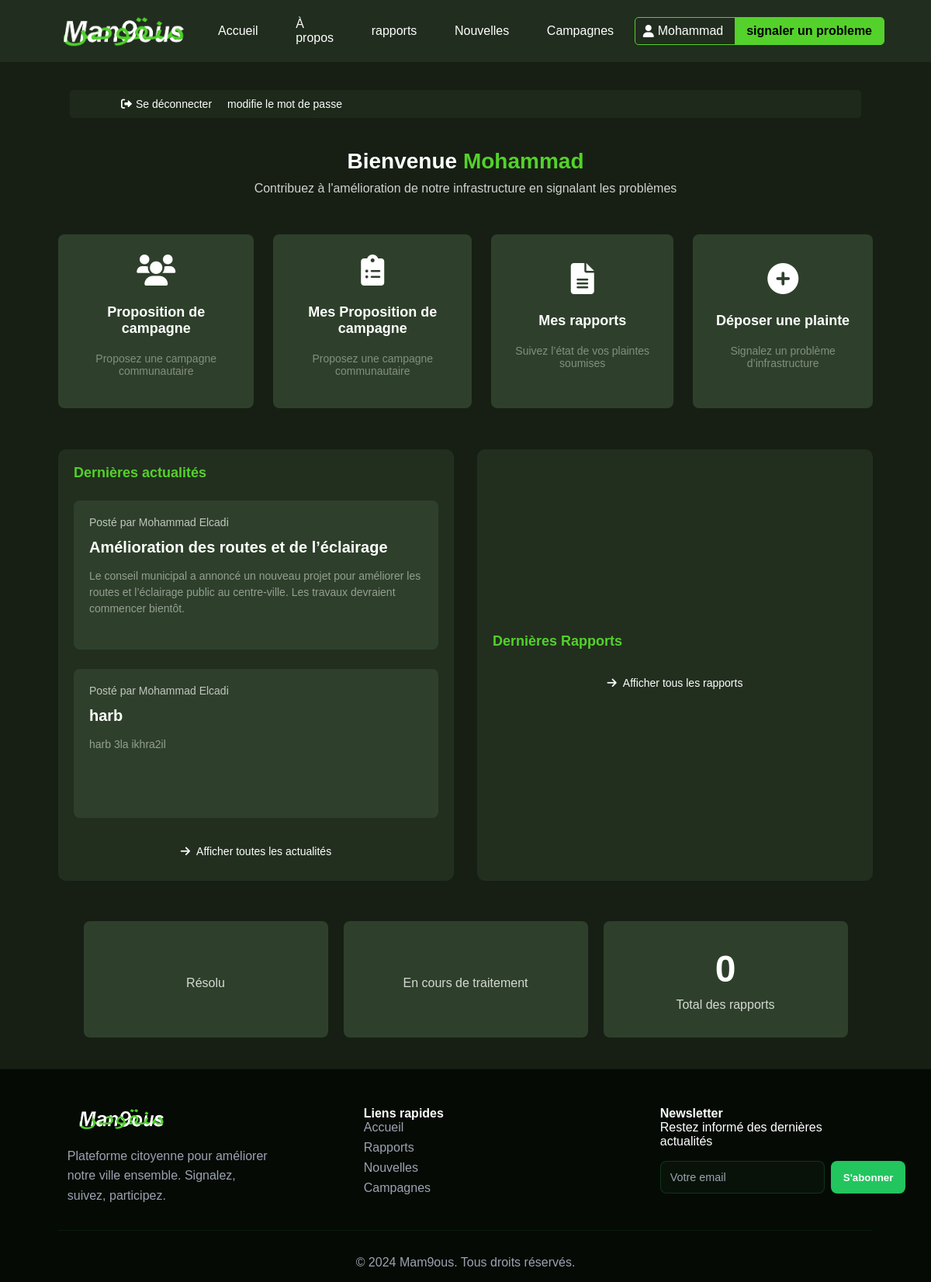
/user/profile.php (signed in), run on the app's committed database.
### tables this page shows
CREATE TABLE `news` (
  `news_id` int(11) NOT NULL,
  `news_title_` varchar(255) NOT NULL,
  `news_img` varchar(255) NOT NULL,
  `news_description` varchar(255) NOT NULL,
  `admin_id` int(11) NOT NULL,
  `municipality_id` int(11) NOT NULL
);

### user/scriptPhP/script_profile.php (called while the page is built, shortened)
<?php
include("../confige/DbConnect.php");
$name = $_SESSION['name'] ?? 'Guest';
$user_id = $_SESSION['user_id'];
$sql = "SELECT
          SUM(CASE WHEN problem_status = 'résolu' THEN 1 ELSE 0 END) AS resolved_count,
          SUM(CASE WHEN problem_status = 'en cours' THEN 1 ELSE 0 END) AS in_progress_count,
          COUNT(*) AS total_count
        FROM problem
        WHERE user_id = ?";
$stmt = $pdo->prepare($sql);
$stmt->execute([$user_id]);
$stats = $stmt->fetch(PDO::FETCH_ASSOC);
$sql = "SELECT n.news_title_, n.news_description, a.first_name, a.last_name
        FROM news n
        JOIN admin a ON n.admin_id = a.admin_id
        ORDER BY n.news_id DESC
        LIMIT 2";
$stmt = $pdo->prepare($sql);
$stmt->execute();
$latestNews = $stmt->fetchAll(PDO::FETCH_ASSOC);
?>

### user/profile.php (the view, shortened to what this page needs)
<?php
include("scriptPhP/script_profile.php");
?>
<!DOCTYPE html>
<html lang="fr">
<head>
  <link rel="stylesheet" href="style/profile.css" />
  <link
    rel="stylesheet"
    href="https://cdnjs.cloudflare.com/ajax/libs/font-awesome/6.0.0-beta3/css/all.min.css" />
</head>
<body>
  <?php
  include("../includs/header.php");
  ?>
  <div class="user-controls">
    <div class="container">
      <div class="logout">
        <a href="desconnecter.php"><i class="fas fa-sign-out-alt"></i> Se déconnecter</a>
        <a href="modiferLeMoteDePass.php">modifie le mot de passe</a>
      </div>
    </div>
  </div>
  <main>
    <div class="container">
      <div class="welcome-section">
        <h1>Bienvenue <span class="highlight">
            <?php echo htmlspecialchars($name); ?>
          </span></h1>
        <p>
          Contribuez à l'amélioration de notre infrastructure en signalant les
          problèmes
        </p>
      </div>
      <div class="features-grid">
        <a href="proposeActivite.php">
          <div class="feature-card">
            <div class="feature-icon">
              <i class="fas fa-users"></i>
            </div>
            <h2>Proposition de campagne</h2>
            <p>Proposez une campagne communautaire</p>
          </div>
        </a>
        <a href="mesPropositionDactivite.php">
          <div class="feature-card">
            <div class="feature-icon">
              <i class="fas fa-clipboard-list"></i>
            </div>
            <h2>Mes Proposition de campagne</h2>
            <p>Proposez une campagne communautaire</p>
          </div>
        </a>
        <a href="maiRaport.php">
          <div class="feature-card">
            <div class="feature-icon">
              <i class="fas fa-file-alt"></i>
            </div>
            <h2>Mes rapports</h2>
            <p>Suivez l’état de vos plaintes soumises</p>
          </div>
        </a>
        <a href="signalerProblem.php">
          <div class="feature-card">
            <div class="feature-icon">
              <i class="fas fa-plus-circle"></i>
            </div>
            <h2>Déposer une plainte</h2>
            <p>Signalez un problème d’infrastructure</p>
          </div>
        </a>
      </div>
      <div class="content-grid">
        <div class="content-column">
          <h2 class="column-title">Dernières actualités</h2>
          <?php foreach ($latestNews as $news): ?>
            <div class="content-card">
              <div class="card-meta">
                Posté par <?= htmlspecialchars($news['first_name'] . ' ' . $news['last_name']) ?>
              </div>
              <h3 class="card-title"><?= htmlspecialchars($news['news_title_']) ?></h3>
              <p class="card-description">
                <?= nl2br(htmlspecialchars($news['news_description'])) ?>
              </p>
            </div>
          <?php endforeach; ?>
          <a href="toutNouvell.php" class="view-all-link">
            <i class="fas fa-arrow-right"></i> Afficher toutes les actualités
          </a>
        </div>
        <div class="content-column">
          <h2 class="column-title">Dernières Rapports</h2>
          <a href="toutRaport.php" class="view-all-link">
            <i class="fas fa-arrow-right"></i> Afficher tous les rapports
          </a>
        </div>
      </div>
      <div class="stats-container">
        <div class="stat-card">
          <div class="stat-label">Résolu</div>
        </div>
        <div class="stat-card">
          <div class="stat-label">En cours de traitement</div>
        </div>
        <div class="stat-card">
          <div class="stat-number"><?= htmlspecialchars($stats['total_count']) ?></div>
          <div class="stat-label">Total des rapports</div>
        </div>
      </div>
    </div>
  </main>
  <?php
  include("../includs/footer.php");
  ?>
</body>
</html>

### user/style/profile.css (style rules this page uses)
:root { --primary-green: #54d12b; --dark-green: #171f14; --medium-green: #2e402b; --white: #ffffff; --light-gray: #f5f5f5; }
* { margin: 0; padding: 0; box-sizing: border-box; font-family: "Arial", sans-serif; text-decoration: none; text-transform: capitalize; }
body { background-color: var(--dark-green); color: var(--white); }
.container { width: 90%; max-width: 1200px; margin: 0 auto; padding: 0 15px; }
.user-controls { padding: 10px 0; margin: auto; width: 85%; border-radius: 5px; background-color: rgba(46, 64, 43, 0.3); margin-top: 3%; }
.logout { display: flex; gap: 20px; }
.logout a { color: var(--white); text-decoration: none; font-size: 14px; display: flex; align-items: center; gap: 5px; }
main { padding: 40px 0; }
.welcome-section { text-align: center; margin-bottom: 50px; }
.welcome-section h1 { font-size: 28px; margin-bottom: 10px; }
.highlight { color: var(--primary-green); }
.welcome-section p { font-size: 16px; color: rgba(255, 255, 255, 0.8); max-width: 600px; margin: 0 auto; }
.features-grid { display: flex; justify-content: center; gap: 25px; width: 100%; }
.feature-card { background-color: var(--medium-green); border-radius: 8px; padding: 25px 20px; text-align: center; transition: transform 0.3s; height: 100%; display: flex; flex-direction: column; justify-content: center; align-items: center; color: #ffffff; }
.feature-icon { font-size: 40px; color: var(--white); margin-bottom: 20px; }
.feature-card h2 { font-size: 18px; margin-bottom: 10px; color: #ffffff; }
.feature-card p { font-size: 14px; color: #ffffff69; margin-bottom: 15px; margin-top: 10px; }
.content-grid { display: flex; justify-content: space-between; margin-top: 5%; gap: 30px; }
.content-column { width: 50%; display: flex; flex-direction: column; gap: 5px; justify-content: center; background-color: rgba(46, 64, 43, 0.5); border-radius: 10px; padding: 20px; }
.column-title { color: var(--primary-green); font-size: 18px; margin-bottom: 20px; font-weight: 600; }
.content-card { min-width: 80% 530px; min-height: 24vh; display: flex; flex-direction: column; gap: 5px; background-color: var(--medium-green); border-radius: 8px; padding: 20px; margin-bottom: 20px; }
.card-meta { font-size: 14px; color: rgba(255, 255, 255, 0.7); margin-bottom: 8px; }
.card-title { font-size: 20px; margin-bottom: 10px; color: var(--white); font-weight: 600; }
.card-description { font-size: 14px; line-height: 1.5; color: rgba(255, 255, 255, 0.495); }
.view-all-link { display: flex; align-items: center; justify-content: center; color: var(--white); text-decoration: none; font-size: 14px; gap: 8px; padding: 10px; transition: color 0.3s; }
.stats-container { display: flex; justify-content: center; gap: 20px; margin-top: 5%; }
.stat-card { background-color: var(--medium-green); border-radius: 8px; padding: 30px 20px; text-align: center; display: flex; flex-direction: column; align-items: center; justify-content: center; min-height: 150px; width: 30%; }
.stat-number { font-size: 48px; font-weight: bold; margin-bottom: 10px; }
.stat-label { font-size: 16px; color: rgba(255, 255, 255, 0.8); }

### includs/style/header.css (style rules this page uses)
* { margin: 0; padding: 0; box-sizing: border-box; text-decoration: none; text-transform: none; }

### data on the page
news: admin.last_name "Mohammad Elcadi", news_title_ "Amélioration des routes et de l’éclairage", news_description "Le conseil municipal a annoncé un nouveau projet pour améliorer les routes et l’éclairage public au centre-ville. Les travaux devraient commencer bientôt."
news: admin.last_name "Mohammad Elcadi", news_title_ "harb", news_description "harb 3la ikhra2il"

### other printed values
$_SESSION['name'] "Mohammad"
$name "Mohammad"
$stats['total_count'] "0"
